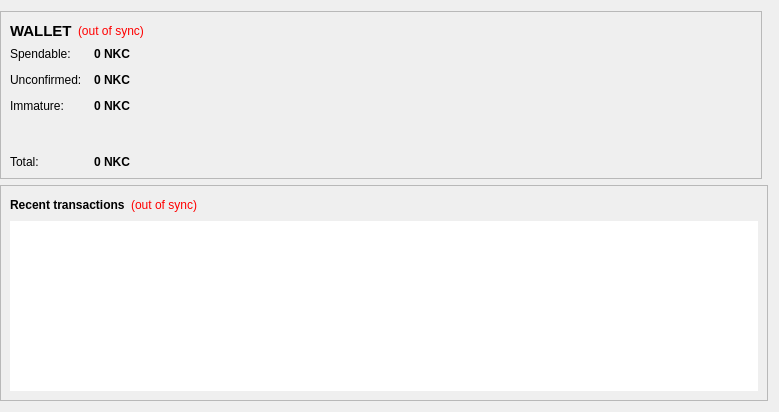
<?xml version="1.0" encoding="UTF-8"?>
<ui version="4.0">
 <class>OverviewPage</class>
 <widget class="QWidget" name="OverviewPage">
  <property name="geometry">
   <rect>
    <x>0</x>
    <y>0</y>
    <width>779</width>
    <height>412</height>
   </rect>
  </property>
  <property name="windowTitle">
   <string>Form</string>
  </property>
  <layout class="QGridLayout" name="gridLayout">
   <property name="leftMargin">
    <number>0</number>
   </property>
   <item row="0" column="0">
    <widget class="QFrame" name="walletContainer">
     <property name="sizePolicy">
      <sizepolicy hsizetype="Preferred" vsizetype="Maximum">
       <horstretch>0</horstretch>
       <verstretch>0</verstretch>
      </sizepolicy>
     </property>
     <property name="maximumSize">
      <size>
       <width>16777215</width>
       <height>220</height>
      </size>
     </property>
     <property name="frameShape">
      <enum>QFrame::StyledPanel</enum>
     </property>
     <property name="frameShadow">
      <enum>QFrame::Raised</enum>
     </property>
     <layout class="QVBoxLayout" name="verticalLayout_4">
      <item>
       <layout class="QHBoxLayout" name="walletHeader">
        <item>
         <widget class="QLabel" name="label_5">
          <property name="font">
           <font>
            <pointsize>11</pointsize>
            <weight>75</weight>
            <bold>true</bold>
           </font>
          </property>
          <property name="styleSheet">
           <string notr="true">background-color: transparent;QLabel { color: white; }</string>
          </property>
          <property name="text">
           <string>WALLET</string>
          </property>
         </widget>
        </item>
        <item>
         <widget class="QLabel" name="labelWalletStatus">
          <property name="toolTip">
           <string>The displayed information may be out of date. Your wallet automatically synchronizes with the Nukecoinz network after a connection is established, but this process has not completed yet.</string>
          </property>
          <property name="styleSheet">
           <string notr="true">QLabel { color: red;Background-color:transparent }</string>
          </property>
          <property name="text">
           <string notr="true">(out of sync)</string>
          </property>
          <property name="alignment">
           <set>Qt::AlignLeading|Qt::AlignLeft|Qt::AlignVCenter</set>
          </property>
         </widget>
        </item>
        <item>
         <spacer name="horizontalSpacer_2">
          <property name="orientation">
           <enum>Qt::Horizontal</enum>
          </property>
          <property name="sizeHint" stdset="0">
           <size>
            <width>40</width>
            <height>20</height>
           </size>
          </property>
         </spacer>
        </item>
       </layout>
      </item>
      <item>
       <layout class="QFormLayout" name="walletStatus">
        <property name="fieldGrowthPolicy">
         <enum>QFormLayout::AllNonFixedFieldsGrow</enum>
        </property>
        <property name="horizontalSpacing">
         <number>12</number>
        </property>
        <property name="verticalSpacing">
         <number>12</number>
        </property>
        <item row="0" column="0">
         <widget class="QLabel" name="label">
          <property name="styleSheet">
           <string notr="true">background-color: transparent;</string>
          </property>
          <property name="text">
           <string>Spendable:</string>
          </property>
         </widget>
        </item>
        <item row="0" column="1">
         <widget class="QLabel" name="labelBalance">
          <property name="font">
           <font>
            <weight>75</weight>
            <bold>true</bold>
           </font>
          </property>
          <property name="cursor">
           <cursorShape>IBeamCursor</cursorShape>
          </property>
          <property name="toolTip">
           <string>Your current spendable balance</string>
          </property>
          <property name="styleSheet">
           <string notr="true"/>
          </property>
          <property name="text">
           <string notr="true">0 NKC</string>
          </property>	
          <property name="textInteractionFlags">
           <set>Qt::LinksAccessibleByMouse|Qt::TextSelectableByKeyboard|Qt::TextSelectableByMouse</set>
          </property>
         </widget>
        </item>
        <item row="2" column="0">
         <widget class="QLabel" name="label_3">
          <property name="styleSheet">
           <string notr="true">background-color: transparent;</string>
          </property>
          <property name="text">
           <string>Unconfirmed:</string>
          </property>
         </widget>
        </item>
        <item row="2" column="1">
         <widget class="QLabel" name="labelUnconfirmed">
          <property name="font">
           <font>
            <weight>75</weight>
            <bold>true</bold>
           </font>
          </property>
          <property name="cursor">
           <cursorShape>IBeamCursor</cursorShape>
          </property>
          <property name="toolTip">
           <string>Total of transactions that have yet to be confirmed, and do not yet count toward the current balance</string>
          </property>
          <property name="text">
           <string notr="true">0 NKC</string>
          </property>
          <property name="textInteractionFlags">
           <set>Qt::LinksAccessibleByMouse|Qt::TextSelectableByKeyboard|Qt::TextSelectableByMouse</set>
          </property>
         </widget>
        </item>
        <item row="3" column="0">
         <widget class="QLabel" name="labelImmatureText">
          <property name="styleSheet">
           <string notr="true">background-color: transparent;</string>
          </property>
          <property name="text">
           <string>Immature:</string>
          </property>
         </widget>
        </item>
        <item row="3" column="1">
         <widget class="QLabel" name="labelImmature">
          <property name="font">
           <font>
            <weight>75</weight>
            <bold>true</bold>
           </font>
          </property>
          <property name="toolTip">
           <string>Mined balance that has not yet matured</string>
          </property>
          <property name="text">
           <string notr="true">0 NKC</string>
          </property>
          <property name="textInteractionFlags">
           <set>Qt::LinksAccessibleByMouse|Qt::TextSelectableByKeyboard|Qt::TextSelectableByMouse</set>
          </property>
         </widget>
        </item>
        <item row="4" column="0">
         <spacer name="verticalSpacer">
          <property name="orientation">
           <enum>Qt::Vertical</enum>
          </property>
          <property name="sizeHint" stdset="0">
           <size>
            <width>20</width>
            <height>40</height>
           </size>
          </property>
         </spacer>
        </item>
        <item row="4" column="1">
         <spacer name="verticalSpacer_2">
          <property name="orientation">
           <enum>Qt::Vertical</enum>
          </property>
          <property name="sizeHint" stdset="0">
           <size>
            <width>20</width>
            <height>40</height>
           </size>
          </property>
         </spacer>
        </item>
        <item row="5" column="0">
         <widget class="QLabel" name="labelTotalText">
          <property name="styleSheet">
           <string notr="true">background-color: transparent;</string>
          </property>
          <property name="text">
           <string>Total:</string>
          </property>
         </widget>
        </item>
        <item row="5" column="1">
         <widget class="QLabel" name="labelTotal">
          <property name="font">
           <font>
            <weight>75</weight>
            <bold>true</bold>
           </font>
          </property>
          <property name="cursor">
           <cursorShape>IBeamCursor</cursorShape>
          </property>
          <property name="toolTip">
           <string>Your current total balance</string>
          </property>
          <property name="text">
           <string notr="true">0 NKC</string>
          </property>
          <property name="textInteractionFlags">
           <set>Qt::LinksAccessibleByMouse|Qt::TextSelectableByKeyboard|Qt::TextSelectableByMouse</set>
          </property>
         </widget>
        </item>
       </layout>
      </item>
     </layout>
    </widget>
   </item>
   <item row="0" column="1">
    <widget class="QFrame" name="hashTokenStatusContainer">
     <property name="sizePolicy">
      <sizepolicy hsizetype="Preferred" vsizetype="Fixed">
       <horstretch>0</horstretch>
       <verstretch>0</verstretch>
      </sizepolicy>
     </property>
     <property name="maximumSize">
      <size>
       <width>16777215</width>
       <height>220</height>
      </size>
     </property>
     <property name="frameShape">
      <enum>QFrame::StyledPanel</enum>
     </property>
     <property name="frameShadow">
      <enum>QFrame::Raised</enum>
     </property>
    </widget>
   </item>
   <item row="1" column="0" colspan="2">
    <widget class="QFrame" name="transactionContainer">
     <property name="frameShape">
      <enum>QFrame::StyledPanel</enum>
     </property>
     <property name="frameShadow">
      <enum>QFrame::Raised</enum>
     </property>
     <layout class="QVBoxLayout" name="verticalLayout">
      <item>
       <layout class="QHBoxLayout" name="recentTransactionsHeader">
        <item>
         <widget class="QLabel" name="label_4">
          <property name="styleSheet">
           <string notr="true">background-color: transparent;</string>
          </property>
          <property name="text">
           <string>&lt;b&gt;Recent transactions&lt;/b&gt;</string>
          </property>
         </widget>
        </item>
        <item>
         <widget class="QLabel" name="labelTransactionsStatus">
          <property name="toolTip">
           <string>The displayed information may be out of date. Your wallet automatically synchronizes with the Nukecoinz network after a connection is established, but this process has not completed yet.</string>
          </property>
          <property name="styleSheet">
           <string notr="true">QLabel { color: red;Background-color:transparent }</string>
          </property>
          <property name="text">
           <string notr="true">(out of sync)</string>
          </property>
          <property name="alignment">
           <set>Qt::AlignRight|Qt::AlignTrailing|Qt::AlignVCenter</set>
          </property>
         </widget>
        </item>
        <item>
         <spacer name="horizontalSpacer">
          <property name="orientation">
           <enum>Qt::Horizontal</enum>
          </property>
          <property name="sizeHint" stdset="0">
           <size>
            <width>40</width>
            <height>20</height>
           </size>
          </property>
         </spacer>
        </item>
       </layout>
      </item>
      <item>
       <widget class="QListView" name="listTransactions">
        <property name="frameShape">
         <enum>QFrame::NoFrame</enum>
        </property>
        <property name="horizontalScrollBarPolicy">
         <enum>Qt::ScrollBarAlwaysOff</enum>
        </property>
        <property name="editTriggers">
         <set>QAbstractItemView::NoEditTriggers</set>
        </property>
        <property name="selectionMode">
         <enum>QAbstractItemView::NoSelection</enum>
        </property>
       </widget>
      </item>
     </layout>
    </widget>
   </item>
  </layout>
 </widget>
 <resources/>
 <connections/>
</ui>
